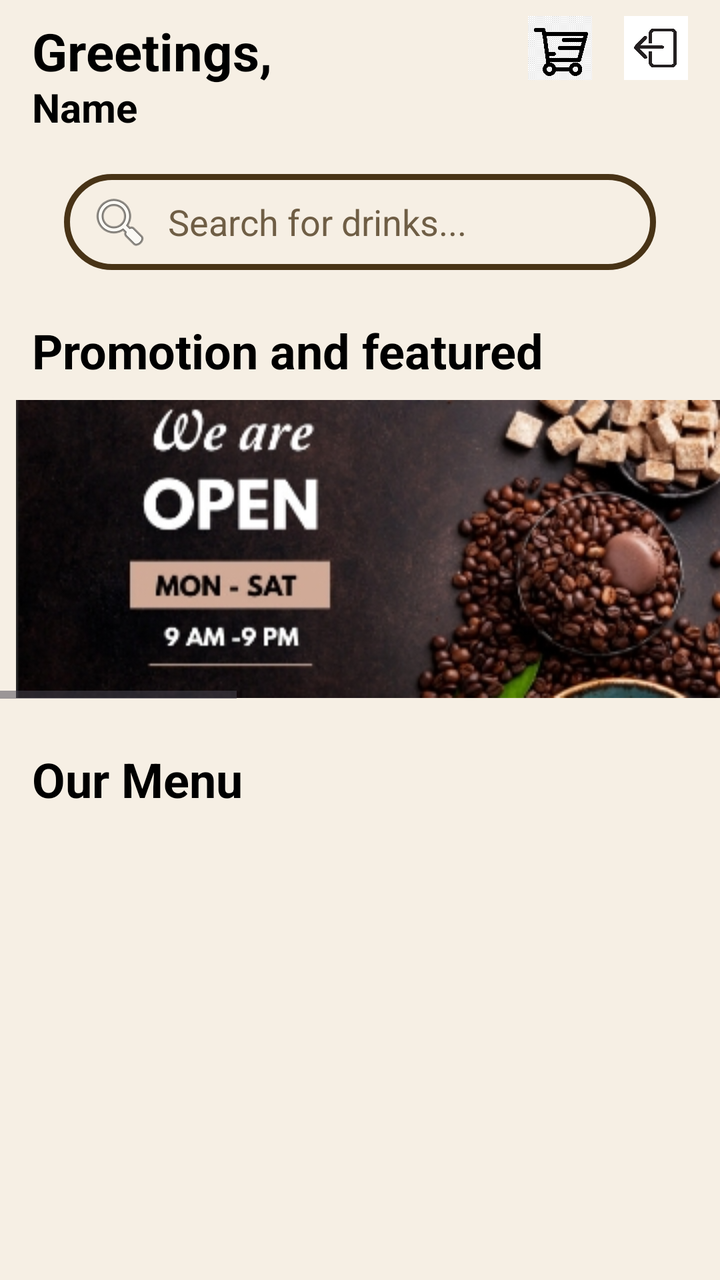
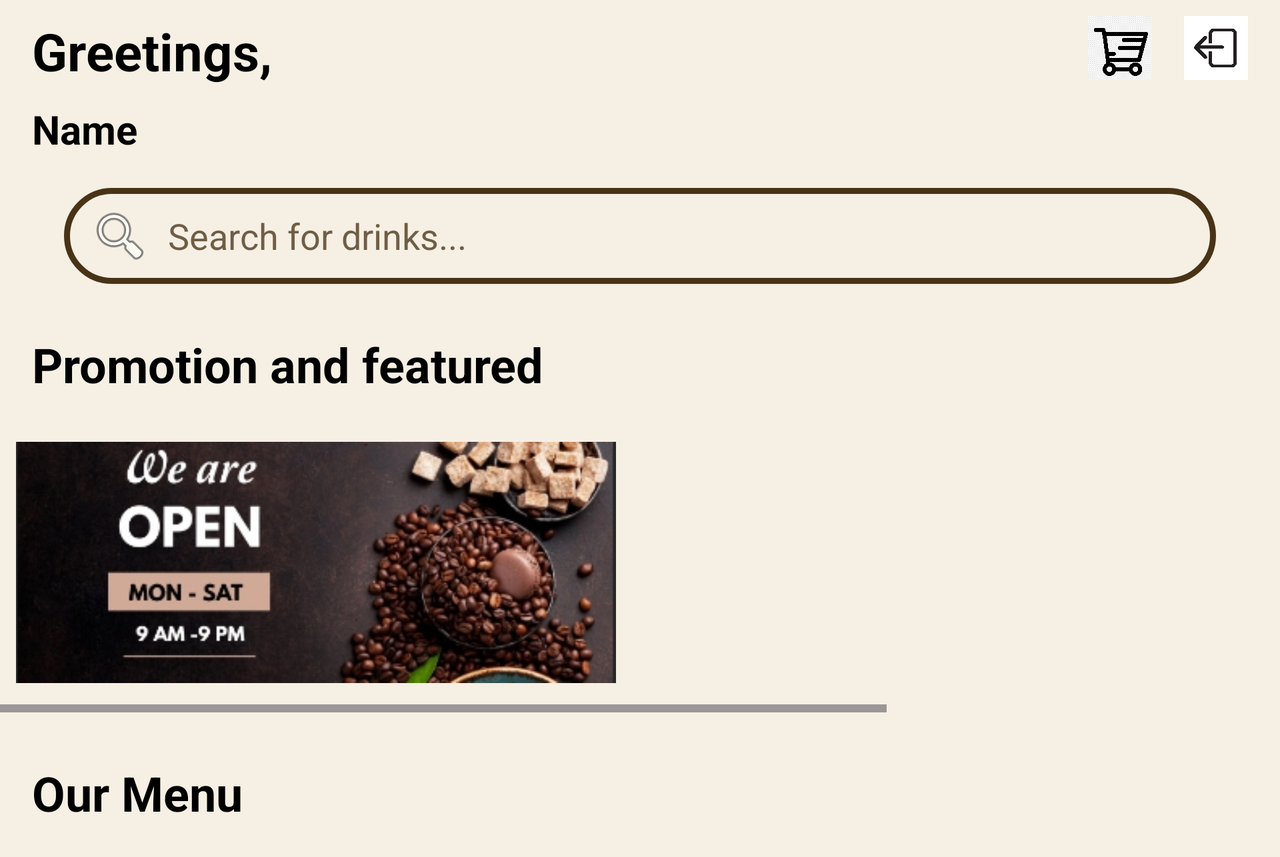

Compare how this app lays out the same screen by default and in its alternative resource folder. The renders come first, then the two layout files and the values they reference.
<!-- AndroidManifest.xml: activity theme Theme.SVCafe -->
<!-- res/layout/activity_main.xml -->
<?xml version="1.0" encoding="utf-8"?>
<androidx.constraintlayout.widget.ConstraintLayout xmlns:android="http://schemas.android.com/apk/res/android"
    xmlns:app="http://schemas.android.com/apk/res-auto"
    xmlns:tools="http://schemas.android.com/tools"
    android:layout_width="match_parent"
    android:layout_height="match_parent"
    android:background="@color/Background"
    tools:context=".MainActivity">

    
    <TextView
        android:id="@+id/greetingTextView"
        android:layout_width="wrap_content"
        android:layout_height="wrap_content"
        android:layout_marginStart="16dp"
        android:layout_marginTop="8dp"
        android:text="Greetings,"
        android:textColor="@color/black"
        android:textSize="26sp"
        android:textStyle="bold"
        app:layout_constraintStart_toStartOf="parent"
        app:layout_constraintTop_toTopOf="parent" />

    <TextView
        android:id="@+id/nameTextView"
        android:layout_width="wrap_content"
        android:layout_height="wrap_content"
        android:layout_marginStart="16dp"
        android:layout_marginTop="40dp"
        android:text="Name"
        android:textColor="@color/black"
        android:textSize="20sp"
        android:textStyle="bold"
        app:layout_constraintStart_toStartOf="parent"
        app:layout_constraintTop_toTopOf="parent" />

    <ImageView
        android:id="@+id/cartImageView"
        android:layout_width="32dp"
        android:layout_height="32dp"
        android:layout_marginTop="8dp"
        android:layout_marginEnd="64dp"
        android:src="@drawable/cart"
        app:layout_constraintEnd_toEndOf="parent"
        app:layout_constraintTop_toTopOf="parent" />

    <ImageView
        android:id="@+id/buttonLogout"
        android:layout_width="32dp"
        android:layout_height="32dp"
        android:layout_marginTop="8dp"
        android:layout_marginEnd="16dp"
        android:src="@drawable/logout"
        app:layout_constraintEnd_toEndOf="parent"
        app:layout_constraintTop_toTopOf="parent" />

    
    <EditText
        android:id="@+id/searchBar"
        android:layout_width="0dp"
        android:layout_height="48dp"
        android:layout_marginStart="32dp"
        android:layout_marginTop="20dp"
        android:layout_marginEnd="32dp"
        android:background="@drawable/border"
        android:drawableLeft="@android:drawable/ic_menu_search"
        android:drawablePadding="8dp"
        android:hint="Search for drinks..."
        android:padding="12dp"
        android:textColor="@color/black"
        android:textColorHint="@color/Hint_color"
        app:layout_constraintEnd_toEndOf="parent"
        app:layout_constraintHorizontal_bias="0.0"
        app:layout_constraintStart_toStartOf="parent"
        app:layout_constraintTop_toBottomOf="@id/nameTextView" />

    <TextView
        android:id="@+id/featured"
        android:layout_width="wrap_content"
        android:layout_height="wrap_content"
        android:layout_marginTop="24dp"
        android:text="Promotion and featured"
        android:textColor="@color/black"
        android:textSize="24sp"
        android:textStyle="bold"
        app:layout_constraintStart_toStartOf="parent"
        app:layout_constraintTop_toBottomOf="@id/searchBar"
        android:layout_marginStart="16dp" />

    <HorizontalScrollView
        android:id="@+id/featureditems"
        android:layout_width="match_parent"
        android:layout_height="wrap_content"
        android:layout_marginTop="8dp"
        app:layout_constraintTop_toBottomOf="@id/featured"
        app:layout_constraintStart_toStartOf="parent"
        app:layout_constraintEnd_toEndOf="parent">

        <LinearLayout
            android:layout_width="wrap_content"
            android:layout_height="wrap_content"
            android:orientation="horizontal">

            <ImageView
                android:id="@+id/featuredItem1"
                android:layout_width="match_parent"
                android:layout_height="150dp"
                android:layout_marginStart="8dp"
                android:contentDescription="Featured Item 1"
                android:src="@drawable/featured_item1" />

            <ImageView
                android:id="@+id/featuredItem2"
                android:layout_width="300dp"
                android:layout_height="150dp"
                android:layout_marginStart="8dp"
                android:contentDescription="Featured Item 2"
                android:src="@drawable/featured_item2" />

            <ImageView
                android:id="@+id/featuredItem3"
                android:layout_width="400dp"
                android:layout_height="150dp"
                android:layout_marginStart="8dp"
                android:contentDescription="Featured Item 3"
                android:src="@drawable/featured_item3" />

        </LinearLayout>
    </HorizontalScrollView>

    
    <TextView
        android:id="@+id/drinks"
        android:layout_width="wrap_content"
        android:layout_height="wrap_content"
        android:layout_marginTop="24dp"
        android:text="Our Menu"
        android:textColor="@color/black"
        android:textSize="24sp"
        android:textStyle="bold"
        app:layout_constraintStart_toStartOf="parent"
        app:layout_constraintTop_toBottomOf="@id/featureditems"
        android:layout_marginStart="16dp" />

    <androidx.core.widget.NestedScrollView
        android:layout_width="0dp"
        android:layout_height="0dp"
        app:layout_constraintTop_toBottomOf="@id/drinks"
        app:layout_constraintBottom_toBottomOf="parent"
        app:layout_constraintStart_toStartOf="parent"
        app:layout_constraintEnd_toEndOf="parent">

        <androidx.recyclerview.widget.RecyclerView
            android:id="@+id/recyclerView"
            android:layout_width="match_parent"
            android:layout_height="wrap_content"
            android:padding="8dp" />

    </androidx.core.widget.NestedScrollView>

</androidx.constraintlayout.widget.ConstraintLayout>
<!-- resources referenced by this layout -->
<resources>
  <color name="Background">#F6EFE4</color>
  <color name="Hint_color">#6F5E45</color>
  <color name="black">#FF000000</color>
  <!-- drawable border (drawable) -->
  <?xml version="1.0" encoding="utf-8"?>
  <selector xmlns:android="http://schemas.android.com/apk/res/android">
      <item>
          <shape android:shape="rectangle">
              <stroke android:color="@color/Brown" android:width="3dp" />
              <corners android:radius="100dp" />
              <solid android:color="@android:color/transparent" />
          </shape>
      </item>
  </selector>
  <!-- drawable cart: png bitmap (drawable, 9351 bytes) -->
  <!-- drawable featured_item1: jpeg bitmap (drawable, 54939 bytes) -->
  <!-- drawable logout: jpg bitmap (drawable, 272035 bytes) -->
  <style name="Theme.SVCafe" parent="Base.Theme.SVCafe" />
  <color name="Brown">#483316</color>
  <style name="Base.Theme.SVCafe" parent="Theme.Material3.DayNight.NoActionBar">
          
          <item name="colorPrimary">@color/DarkBlue</item> --&gt;
      </style>
  <color name="DarkBlue">#012C3F</color>
</resources>
<!-- res/layout-land/activity_main.xml (the repository's variant of the layout above) -->
<!-- drawn on the phone turned sideways -->
<?xml version="1.0" encoding="utf-8"?>
<androidx.core.widget.NestedScrollView xmlns:android="http://schemas.android.com/apk/res/android"
    xmlns:app="http://schemas.android.com/apk/res-auto"
    xmlns:tools="http://schemas.android.com/tools"
    android:layout_width="match_parent"
    android:layout_height="match_parent"
    android:background="@color/Background"
    tools:context=".MainActivity">

    <androidx.constraintlayout.widget.ConstraintLayout
        android:layout_width="match_parent"
        android:layout_height="wrap_content">

        
        <TextView
            android:id="@+id/greetingTextView"
            android:layout_width="wrap_content"
            android:layout_height="wrap_content"
            android:layout_marginStart="16dp"
            android:layout_marginTop="8dp"
            android:text="Greetings,"
            android:textColor="@color/black"
            android:textSize="26sp"
            android:textStyle="bold"
            app:layout_constraintStart_toStartOf="parent"
            app:layout_constraintTop_toTopOf="parent" />

        <TextView
            android:id="@+id/nameTextView"
            android:layout_width="wrap_content"
            android:layout_height="wrap_content"
            android:layout_marginStart="16dp"
            android:layout_marginTop="8dp"
            android:text="Name"
            android:textColor="@color/black"
            android:textSize="20sp"
            android:textStyle="bold"
            app:layout_constraintStart_toStartOf="parent"
            app:layout_constraintTop_toBottomOf="@id/greetingTextView" />

        <ImageView
            android:id="@+id/cartImageView"
            android:layout_width="32dp"
            android:layout_height="32dp"
            android:layout_marginTop="8dp"
            android:layout_marginEnd="64dp"
            android:src="@drawable/cart"
            app:layout_constraintEnd_toEndOf="parent"
            app:layout_constraintTop_toTopOf="parent" />

        <ImageView
            android:id="@+id/buttonLogout"
            android:layout_width="32dp"
            android:layout_height="32dp"
            android:layout_marginTop="8dp"
            android:layout_marginEnd="16dp"
            android:src="@drawable/logout"
            app:layout_constraintEnd_toEndOf="parent"
            app:layout_constraintTop_toTopOf="parent" />

        
        <EditText
            android:id="@+id/searchBar"
            android:layout_width="0dp"
            android:layout_height="48dp"
            android:layout_marginStart="32dp"
            android:layout_marginTop="16dp"
            android:layout_marginEnd="32dp"
            android:background="@drawable/border"
            android:drawableLeft="@android:drawable/ic_menu_search"
            android:drawablePadding="8dp"
            android:hint="Search for drinks..."
            android:padding="12dp"
            android:textColor="@color/black"
            android:textColorHint="@color/Hint_color"
            app:layout_constraintEnd_toEndOf="parent"
            app:layout_constraintHorizontal_bias="0.0"
            app:layout_constraintStart_toStartOf="parent"
            app:layout_constraintTop_toBottomOf="@id/nameTextView" />

        <TextView
            android:id="@+id/featured"
            android:layout_width="wrap_content"
            android:layout_height="wrap_content"
            android:layout_marginTop="24dp"
            android:text="Promotion and featured"
            android:textColor="@color/black"
            android:textSize="24sp"
            android:textStyle="bold"
            app:layout_constraintStart_toStartOf="parent"
            app:layout_constraintTop_toBottomOf="@id/searchBar"
            android:layout_marginStart="16dp" />

        <HorizontalScrollView
            android:id="@+id/featureditems"
            android:layout_width="0dp"
            android:layout_height="wrap_content"
            android:layout_marginTop="8dp"
            app:layout_constraintTop_toBottomOf="@id/featured"
            app:layout_constraintStart_toStartOf="parent"
            app:layout_constraintEnd_toEndOf="parent">

            <LinearLayout
                android:layout_width="wrap_content"
                android:layout_height="wrap_content"
                android:orientation="horizontal">

                <ImageView
                    android:id="@+id/featuredItem1"
                    android:layout_width="300dp"
                    android:layout_height="150dp"
                    android:layout_marginStart="8dp"
                    android:contentDescription="Featured Item 1"
                    android:src="@drawable/featured_item1" />

                <ImageView
                    android:id="@+id/featuredItem2"
                    android:layout_width="300dp"
                    android:layout_height="150dp"
                    android:layout_marginStart="8dp"
                    android:contentDescription="Featured Item 2"
                    android:src="@drawable/featured_item2" />

                <ImageView
                    android:id="@+id/featuredItem3"
                    android:layout_width="300dp"
                    android:layout_height="150dp"
                    android:layout_marginStart="8dp"
                    android:contentDescription="Featured Item 3"
                    android:src="@drawable/featured_item3" />

            </LinearLayout>
        </HorizontalScrollView>

        
        <TextView
            android:id="@+id/drinks"
            android:layout_width="wrap_content"
            android:layout_height="wrap_content"
            android:layout_marginTop="24dp"
            android:text="Our Menu"
            android:textColor="@color/black"
            android:textSize="24sp"
            android:textStyle="bold"
            app:layout_constraintStart_toStartOf="parent"
            app:layout_constraintTop_toBottomOf="@id/featureditems"
            android:layout_marginStart="16dp" />

        <androidx.recyclerview.widget.RecyclerView
            android:id="@+id/recyclerView"
            android:layout_width="0dp"
            android:layout_height="wrap_content"
            android:padding="8dp"
            app:layout_constraintTop_toBottomOf="@id/drinks"
            app:layout_constraintStart_toStartOf="parent"
            app:layout_constraintEnd_toEndOf="parent"
            app:layout_constraintBottom_toBottomOf="parent" />

    </androidx.constraintlayout.widget.ConstraintLayout>

</androidx.core.widget.NestedScrollView>
